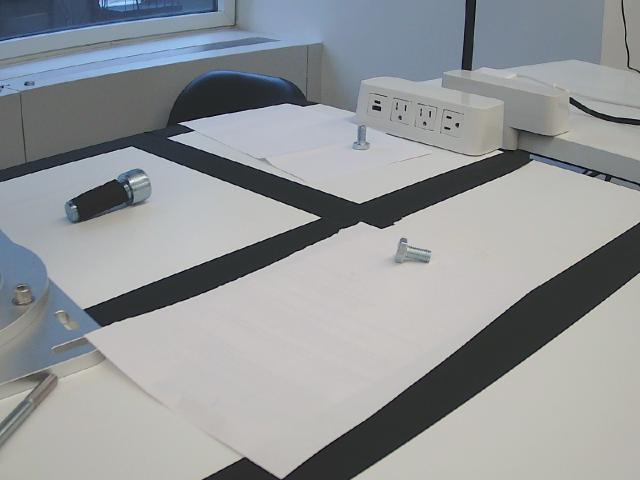
#> input picture overview_ref.jpg, 640 x 480 px
$ python -i preprocess.py   (imports and definitions only)   (older library calls are emulated)
#> lines starting #> are read from the running program, lines starting #| are printed output that depends on the picture; after the words box and inside, x2 and y2 are one past the last pixel; in counts of white or black regions, pixels touching at a corner belong together
"""Shared preprocess for training AND inference (object-centred, tape-stripped)."""
from __future__ import annotations

import cv2
import numpy as np

# Target paper colour in OpenCV LAB (L,a,b on 0..255)
PAPER_LAB_TARGET = np.array([200.0, 128.0, 128.0], dtype=np.float64)


def _lab(img_rgb: np.ndarray) -> np.ndarray:
    return cv2.cvtColor(img_rgb, cv2.COLOR_RGB2LAB)


def _paper_lab(lab: np.ndarray) -> np.ndarray:
    L = lab[:, :, 0].astype(np.float64)
    thr = np.percentile(L, 60)
    mask = L >= thr
    if not np.any(mask):
        return np.median(lab.reshape(-1, 3), axis=0).astype(np.float64)
    return np.median(lab[mask].reshape(-1, 3), axis=0).astype(np.float64)


def _tape_mask(lab: np.ndarray) -> np.ndarray:
    """Dark side-border strip only; leave on-part black tape alone.

    Workspace tape is often inset behind a bright rim, so side membership is
    based on bbox position / centroid in the left or right third — not only col 0.
    On-part tape sits near the image centre and is left alone.
    """
    h, w = lab.shape[:2]
    dark = (lab[:, :, 0] < 70).astype(np.uint8) * 255
    n, labels, stats, centroids = cv2.connectedComponentsWithStats(dark, connectivity=8)
    mask = np.zeros((h, w), dtype=np.uint8)
    min_h = 0.40 * h
    for i in range(1, n):
        x, y, bw, bh, area = stats[i]
        if bh < min_h or bw > 0.50 * w:
            continue
        cx = float(centroids[i][0])
        on_left = cx < 0.35 * w and (x + bw) < 0.55 * w
        on_right = cx > 0.65 * w and x > 0.45 * w
        if on_left or on_right:
            mask[labels == i] = 255
    if np.any(mask):
        k = cv2.getStructuringElement(cv2.MORPH_ELLIPSE, (11, 11))
        mask = cv2.dilate(mask, k, iterations=1)  # ~5 px
    return mask


def _fill_tape(img_rgb: np.ndarray, tape: np.ndarray, paper_rgb: np.ndarray) -> np.ndarray:
    if not np.any(tape):
        return img_rgb.copy()
    inpainted = cv2.inpaint(img_rgb, tape, 7, cv2.INPAINT_TELEA)
    out = inpainted.copy()
    ys, xs = np.where(tape > 0)
    noise = np.random.normal(0, 2.0, size=(len(ys), 3))
    filled = np.clip(paper_rgb.astype(np.float64) + noise, 0, 255).astype(np.uint8)
    out[ys, xs] = filled
    return out


def _lab_to_rgb(lab_vec: np.ndarray) -> np.ndarray:
    patch = np.zeros((1, 1, 3), dtype=np.uint8)
    patch[0, 0] = np.clip(lab_vec, 0, 255).astype(np.uint8)
    return cv2.cvtColor(patch, cv2.COLOR_LAB2RGB)[0, 0].astype(np.float64)


def _white_balance(img_rgb: np.ndarray, paper_lab: np.ndarray) -> tuple[np.ndarray, np.ndarray]:
    """Scale channels so paper maps to fixed LAB target; return (img, target_paper_rgb)."""
    paper_rgb = _lab_to_rgb(paper_lab)
    target_rgb = _lab_to_rgb(PAPER_LAB_TARGET)
    scale = np.ones(3, dtype=np.float64)
    for c in range(3):
        if paper_rgb[c] > 1e-3:
            scale[c] = target_rgb[c] / paper_rgb[c]
    out = np.clip(img_rgb.astype(np.float64) * scale, 0, 255).astype(np.uint8)
    return out, target_rgb.astype(np.uint8)


def _delta_e76(lab: np.ndarray, paper_lab: np.ndarray) -> np.ndarray:
    d = lab.astype(np.float64) - paper_lab.reshape(1, 1, 3)
    return np.sqrt(np.sum(d * d, axis=2))


def _foreground(lab: np.ndarray, paper_lab: np.ndarray) -> np.ndarray:
    de = _delta_e76(lab, paper_lab)
    # Slightly stricter than the raw prompt defaults so JPEG/shadow noise does not
    # inflate the part bbox to the full frame (which falsely triggers partial QC).
    fg = ((de > 22) | (lab[:, :, 0] < 100)).astype(np.uint8) * 255
    open_k = cv2.getStructuringElement(cv2.MORPH_ELLIPSE, (3, 3))
    close_k = cv2.getStructuringElement(cv2.MORPH_ELLIPSE, (7, 7))
    fg = cv2.morphologyEx(fg, cv2.MORPH_OPEN, open_k)
    fg = cv2.morphologyEx(fg, cv2.MORPH_CLOSE, close_k)
    n, labels, stats, _ = cv2.connectedComponentsWithStats(fg, connectivity=8)
    cleaned = np.zeros_like(fg)
    for i in range(1, n):
        if stats[i, cv2.CC_STAT_AREA] >= 150:
            cleaned[labels == i] = 255
    return cleaned


def _components(fg: np.ndarray):
    n, labels, stats, centroids = cv2.connectedComponentsWithStats(fg, connectivity=8)
    comps = []
    for i in range(1, n):
        comps.append({
            "id": i,
            "area": int(stats[i, cv2.CC_STAT_AREA]),
            "x": int(stats[i, cv2.CC_STAT_LEFT]),
            "y": int(stats[i, cv2.CC_STAT_TOP]),
            "w": int(stats[i, cv2.CC_STAT_WIDTH]),
            "h": int(stats[i, cv2.CC_STAT_HEIGHT]),
            "cx": float(centroids[i][0]),
            "cy": float(centroids[i][1]),
        })
    comps.sort(key=lambda c: -c["area"])
    return labels, comps


def preprocess(img_rgb: np.ndarray, out_size: int = 256) -> tuple[np.ndarray, dict]:
    """Returns cleaned, object-centred square image and a debug dict."""
    if img_rgb.ndim != 3 or img_rgb.shape[2] != 3:
        raise ValueError("img_rgb must be HxWx3 RGB")
    h0, w0 = img_rgb.shape[:2]
    lab0 = _lab(img_rgb)
    paper0 = _paper_lab(lab0)
    tape = _tape_mask(lab0)
    tape_frac = float(np.count_nonzero(tape)) / float(h0 * w0)

    paper_rgb0 = _lab_to_rgb(paper0).astype(np.uint8)
    filled = _fill_tape(img_rgb, tape, paper_rgb0)

    lab1 = _lab(filled)
    paper1 = _paper_lab(lab1)
    balanced, paper_rgb = _white_balance(filled, paper1)

    lab2 = _lab(balanced)
    paper2 = _paper_lab(lab2)
    # After WB, paper should be near target; use measured paper2 for FG
    fg = _foreground(lab2, paper2)
    # Never let residual side-tape pixels become the "part"
    if np.any(tape):
        fg[tape > 0] = 0
    labels, comps = _components(fg)
    # Drop tall border strips (failed tape leftovers), keep centred fasteners
    comps = [
        c for c in comps
        if not (
            c["h"] >= 0.85 * h0
            and c["w"] <= 0.45 * w0
            and (c["x"] <= 0.08 * w0 or c["x"] + c["w"] >= 0.92 * w0)
        )
    ]
    # Prefer the component whose centroid is closest to image centre when close in area
    # The arm centres the camera on the target part, so the part to score is the one at (or
    # nearest) the image centre, not simply the biggest blob (a long neighbour can be bigger).
    if len(comps) >= 2:
        cx0, cy0 = w0 / 2.0, h0 / 2.0
        big = comps[0]["area"]

        def _d(c):
            dx = max(c["x"] - cx0, 0.0, cx0 - (c["x"] + c["w"]))
            dy = max(c["y"] - cy0, 0.0, cy0 - (c["y"] + c["h"]))
            return float(np.hypot(dx, dy))
        cand = [c for c in comps if c["area"] >= max(80, 0.03 * big)]
        if cand:
            pick = min(cand, key=lambda c: (_d(c), -c["area"]))
            comps = [pick] + [c for c in comps if c is not pick]

    debug = {
        "tape_frac": tape_frac,
        "n_objects": 0,
        "bbox": None,
        "touches_border": False,
        "blur_var": 0.0,
        "fg_frac": float(np.count_nonzero(fg)) / float(h0 * w0),
    }

    if not comps:
        # empty: still return WB square of whole frame
        side = min(h0, w0)
        y0 = (h0 - side) // 2
        x0 = (w0 - side) // 2
        crop = balanced[y0:y0 + side, x0:x0 + side]
        out = cv2.resize(crop, (out_size, out_size), interpolation=cv2.INTER_AREA)
        gray = cv2.cvtColor(out, cv2.COLOR_RGB2GRAY)
        debug["blur_var"] = float(cv2.Laplacian(gray, cv2.CV_64F).var())
        return out, debug

    main = comps[0]
    others = [c for c in comps[1:] if c["area"] >= 0.15 * main["area"]]
    debug["n_objects"] = len(others)

    cleaned = balanced.copy()
    if others:
        dil_k = cv2.getStructuringElement(cv2.MORPH_ELLIPSE, (13, 13))  # ~6 px
        suppress = np.zeros((h0, w0), dtype=np.uint8)
        for c in others:
            suppress[labels == c["id"]] = 255
        suppress = cv2.dilate(suppress, dil_k)
        ys, xs = np.where(suppress > 0)
        cleaned[ys, xs] = paper_rgb

    bx, by, bw, bh = main["x"], main["y"], main["w"], main["h"]
    debug["bbox"] = (bx, by, bw, bh)
    main_mask = labels == main["id"]
    # True truncation: enough part pixels sit on the image border (not just a loose bbox)
    border_hit = int(
        np.count_nonzero(main_mask[:3, :])
        + np.count_nonzero(main_mask[-3:, :])
        + np.count_nonzero(main_mask[:, :3])
        + np.count_nonzero(main_mask[:, -3:])
    )
    debug["border_px"] = border_hit
    debug["touches_border"] = border_hit >= 40

    cx = bx + bw / 2.0
    cy = by + bh / 2.0
    side = max(bw, bh) * 1.35
    side = max(side, 160.0)
    half = side / 2.0

    # Pad canvas with paper colour so crop never reflects
    pad = int(np.ceil(half)) + 2
    canvas = np.full((h0 + 2 * pad, w0 + 2 * pad, 3), paper_rgb, dtype=np.uint8)
    canvas[pad:pad + h0, pad:pad + w0] = cleaned
    x1 = int(round(cx + pad - half))
    y1 = int(round(cy + pad - half))
    x2 = x1 + int(round(side))
    y2 = y1 + int(round(side))
    crop = canvas[y1:y2, x1:x2]
    if crop.shape[0] != crop.shape[1]:
        s = min(crop.shape[0], crop.shape[1])
        crop = crop[:s, :s]
    out = cv2.resize(crop, (out_size, out_size), interpolation=cv2.INTER_AREA)
    gray = cv2.cvtColor(out, cv2.COLOR_RGB2GRAY)
    debug["blur_var"] = float(cv2.Laplacian(gray, cv2.CV_64F).var())
    # Recompute fg_frac on cleaned original footprint
    main_mask = (labels == main["id"])
    debug["fg_frac"] = float(np.count_nonzero(main_mask)) / float(h0 * w0)
    return out, debug

>>> import cv2
>>> picture = cv2.cvtColor(cv2.imread('../overview_ref.jpg'), cv2.COLOR_BGR2RGB)
>>> result = preprocess(picture)
#> in _lab, `return cv2.cvtColor(img_rgb, cv2.COLOR_RGB2LAB)`: returned value: shape (480, 640, 3); mean of channels 0, 1, 2 156.4, 127.4, 126.3
#> in _paper_lab, `thr = np.percentile(L, 60)`: thr = 193
#> in _paper_lab, `mask = L >= thr`:
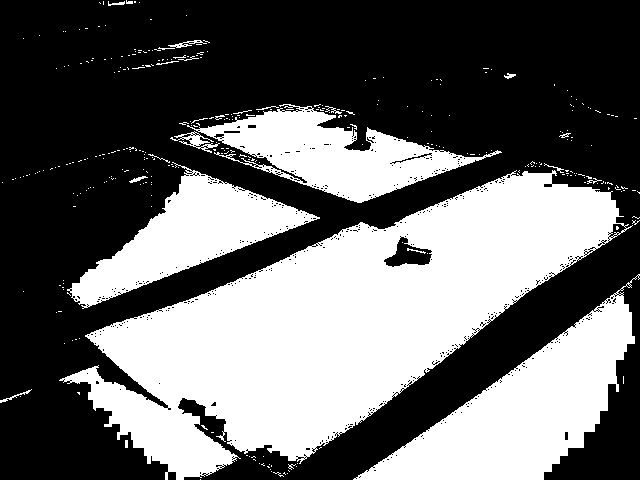
#> mask: shape (480, 640) bool; 40.6% white; 328 white regions (303 under 20 px), largest, box (x1, y1, x2, y2) and area: (59, 170, 633, 480) 76013, (353, 274, 640, 480) 21799, (67, 162, 320, 309) 12713
#> in preprocess, `paper0 = _paper_lab(lab0)`: paper0 = [198, 128, 129]
#> in _tape_mask, `dark = (lab[:, :, 0] < 70).astype(np.uint8) * 255`: dark: shape (480, 640); 14.6% white; 105 white regions (92 under 20 px), largest, box (x1, y1, x2, y2) and area: (0, 75, 640, 327) 22099, (281, 223, 640, 480) 18062, (69, 179, 133, 223) 1391
#> in _tape_mask, `n, labels, stats, centroids = cv2.connectedComponentsWithStats(dark, c..`:
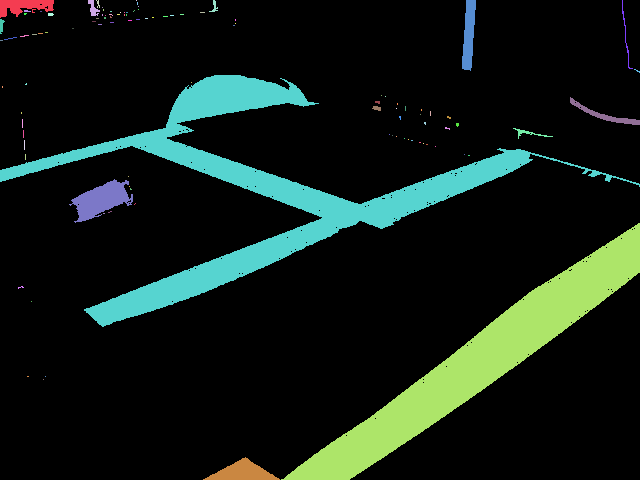
#> labels: shape (480, 640) int32; 106 distinct labels, from 0 to 105; one colour per label, 0 black
#> in _tape_mask, `n, labels, stats, centroids = cv2.connectedComponentsWithStats(dark, c..`: n = 106; stats = 106 rows, first 6: [0, 0, 640, 480, 262371], [0, 0, 54, 18, 605], [88, 0, 12, 16, 96], [96, 0, 4, 8, 15], [136, 0, 1, 1, 1], [209, 0, 9, 12, 40]; centroids = 106 pairs, first value 1 to 636.9, second value 0 to 471.9
#> the loop in _tape_mask, `for i in range(1, n):` made 105 passes
#> (x, y, bw, bh, area) on passes 1, 2, 5, 6, 7, 35, 54, 60: (0, 0, 54, 18, 605), (88, 0, 12, 16, 96), (209, 0, 9, 12, 40), (462, 0, 14, 71, 683), (622, 0, 11, 69, 84), (0, 19, 5, 15, 45), (0, 75, 640, 252, 22099), (570, 97, 70, 28, 373)
#> after the loop in _tape_mask, `for i in range(1, n):`: mask: shape (480, 640); every value is 0
#> in preprocess, `tape_frac = float(np.count_nonzero(tape)) / float(h0 * w0)`: tape_frac = 0
#> in preprocess, `paper_rgb0 = _lab_to_rgb(paper0).astype(np.uint8)`: paper_rgb0 = [193, 192, 190]
#> in preprocess, `paper1 = _paper_lab(lab1)`: paper1 = [198, 128, 129]
#> in _white_balance, `paper_rgb = _lab_to_rgb(paper_lab)`: paper_rgb = [193, 192, 190]
#> after the loop in _white_balance, `for c in range(3):`: scale = [1.01, 1.01, 1.02]
#> in preprocess, `balanced, paper_rgb = _white_balance(filled, paper1)`: paper_rgb = [194, 194, 194]
#> in _lab (call 3), `return cv2.cvtColor(img_rgb, cv2.COLOR_RGB2LAB)`: returned value: shape (480, 640, 3); mean of channels 0, 1, 2 157.4, 127.5, 125.3
#> in _paper_lab (call 3), `mask = L >= thr`: mask: shape (480, 640) bool; 42.4% white; 281 white regions (260 under 20 px), largest, box (x1, y1, x2, y2) and area: (59, 163, 640, 480) 78754, (353, 274, 640, 480) 23382, (170, 104, 502, 203) 13297
#> in preprocess, `paper2 = _paper_lab(lab2)`: paper2 = [198, 128, 128]
#> in _delta_e76, `d = lab.astype(np.float64) - paper_lab.reshape(1, 1, 3)`: d: shape (480, 640, 3) float64; mean of channels 0, 1, 2 -40.6, -0.5, -2.7
#> in _foreground, `fg = ((de > 22) | (lab[:, :, 0] < 100)).astype(np.uint8) * 255`: fg: shape (480, 640); 46.3% white; 91 white regions (87 under 20 px), largest, box (x1, y1, x2, y2) and area: (0, 0, 640, 461) 121390, (201, 222, 640, 480) 19845, (392, 238, 431, 265) 560, (246, 153, 276, 168) 73
#> in _foreground, `fg = cv2.morphologyEx(fg, cv2.MORPH_OPEN, open_k)`: fg: shape (480, 640); 45.8% white; 19 white regions (10 under 20 px), largest, box (x1, y1, x2, y2) and area: (0, 0, 640, 460) 120052, (202, 222, 640, 480) 19774, (392, 238, 431, 265) 496
#> in _foreground, `fg = cv2.morphologyEx(fg, cv2.MORPH_CLOSE, close_k)`: fg: shape (480, 640); 46.7% white; 4 white regions, box (x1, y1, x2, y2) and area: (0, 0, 640, 460) 122881, (202, 222, 640, 480) 19807, (392, 238, 431, 265) 619, (258, 158, 270, 165) 42
#> in _foreground, `n, labels, stats, _ = cv2.connectedComponentsWithStats(fg, connectivit..`: labels: shape (480, 640) int32; 5 distinct labels, from 0 to 4
#> in _foreground, `n, labels, stats, _ = cv2.connectedComponentsWithStats(fg, connectivit..`: n = 5; stats = [[0, 60, 640, 420, 163851], [0, 0, 640, 460, 122881], [258, 158, 12, 7, 42], [202, 222, 438, 258, 19807], [392, 238, 39, 27, 619]]
#> after the loop in _foreground, `for i in range(1, n):`: cleaned: shape (480, 640); 46.6% white; 3 white regions, box (x1, y1, x2, y2) and area: (0, 0, 640, 460) 122881, (202, 222, 640, 480) 19807, (392, 238, 431, 265) 619
#> in _components, `n, labels, stats, centroids = cv2.connectedComponentsWithStats(fg, con..`:
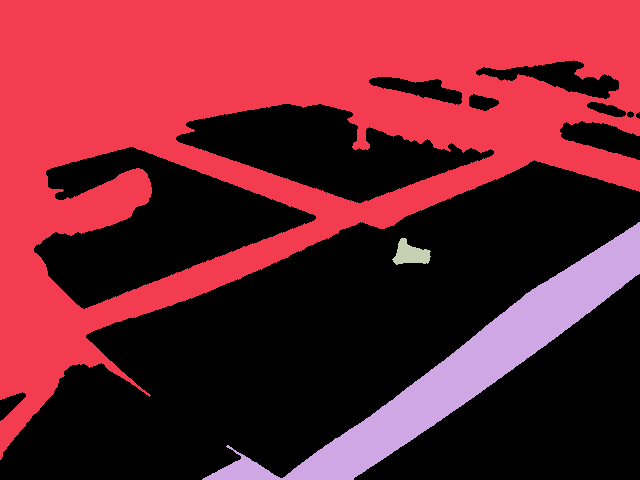
#> labels: shape (480, 640) int32; 4 distinct labels, from 0 to 3; one colour per label, 0 black
#> in _components, `n, labels, stats, centroids = cv2.connectedComponentsWithStats(fg, con..`: n = 4; stats = [[0, 60, 640, 420, 163893], [0, 0, 640, 460, 122881], [202, 222, 438, 258, 19807], [392, 238, 39, 27, 619]]; centroids = [[341.6, 308.9], [265.7, 126.5], [467.2, 366.2], [410.3, 253.7]]
#> after the loop in _components, `for i in range(1, n):`: comps = 3 items
#> in preprocess, `big = comps[0]["area"]`: big = 122881
#> in preprocess, `cand = [c for c in comps if c["area"] >= max(80, 0.03 * big)]`: cand = 2 items
#> in preprocess, `pick = min(cand, key=lambda c: (_d(c), -c["area"]))`: pick = {'id': 1, 'area': 122881, 'x': 0, 'y': 0, 'w': 640, 'h': 460, 'cx': 265.7, 'cy': 126.5}
#> in preprocess, `main = comps[0]`: main has the same summary as pick
#> in preprocess, `others = [c for c in comps[1:] if c["area"] >= 0.15 * main["area"]]`: others = 1 item
#> the loop in preprocess, `for c in others:` made 1 pass
#> after the loop in preprocess, `for c in others:`: suppress: shape (480, 640); 6.4% white; 1 white region, box (x1, y1, x2, y2) and area: (202, 222, 640, 480) 19807
#> in preprocess, `suppress = cv2.dilate(suppress, dil_k)`: suppress: shape (480, 640); 8.2% white; 1 white region, box (x1, y1, x2, y2) and area: (196, 216, 640, 480) 25166
#> in preprocess, `cleaned[ys, xs] = paper_rgb`:
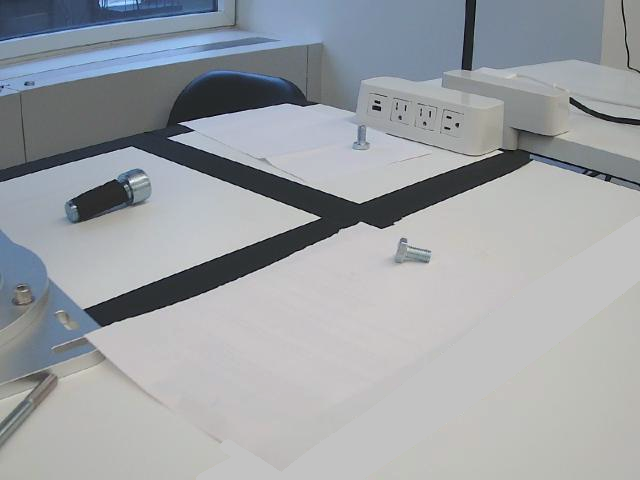
#> cleaned: shape (480, 640, 3); mean R, G, B 156.7, 160.7, 164.8
#> in preprocess, `bx, by, bw, bh = main["x"], main["y"], main["w"], main["h"]`: bx = 0; bw = 640; bh = 460
#> in preprocess, `main_mask = labels == main["id"]`:
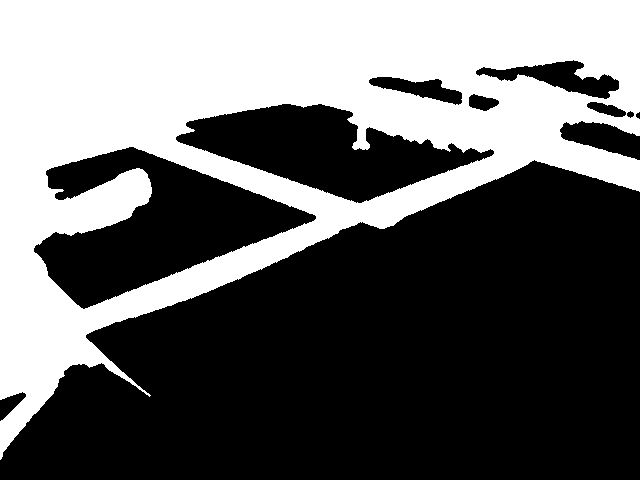
#> main_mask: shape (480, 640) bool; 40% white; 1 white region, box (x1, y1, x2, y2) and area: (0, 0, 640, 460) 122881
#> in preprocess, `border_hit = int( np.count_nonzero(main_mask[:3, :]) + np.count_nonzer..`: border_hit = 3719
#> in preprocess, `cx = bx + bw / 2.0`: cx = 320
#> in preprocess, `cy = by + bh / 2.0`: cy = 230
#> in preprocess, `side = max(bw, bh) * 1.35`: side = 864
#> in preprocess, `half = side / 2.0`: half = 432
#> in preprocess, `pad = int(np.ceil(half)) + 2`: pad = 434
#> in preprocess, `canvas = np.full((h0 + 2 * pad, w0 + 2 * pad, 3), paper_rgb, dtype=np...`: canvas: shape (1348, 1508, 3); every value is 194
#> in preprocess, `canvas[pad:pad + h0, pad:pad + w0] = cleaned`:
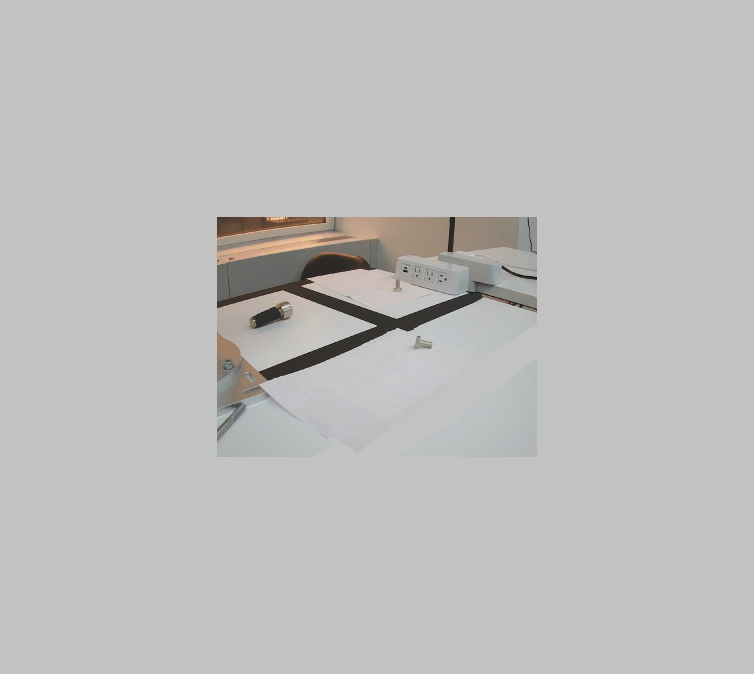
#> canvas: shape (1348, 1508, 3) (shown at 1/2 size); mean of channels 0, 1, 2 188.4, 189, 189.6; drawn as B, G, R
#> in preprocess, `x1 = int(round(cx + pad - half))`: x1 = 322
#> in preprocess, `y1 = int(round(cy + pad - half))`: y1 = 232
#> in preprocess, `x2 = x1 + int(round(side))`: x2 = 1186
#> in preprocess, `y2 = y1 + int(round(side))`: y2 = 1096
#> in preprocess, `gray = cv2.cvtColor(out, cv2.COLOR_RGB2GRAY)`:
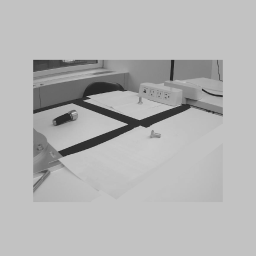
#> gray: shape (256, 256); min 32, max 213, mean 180
